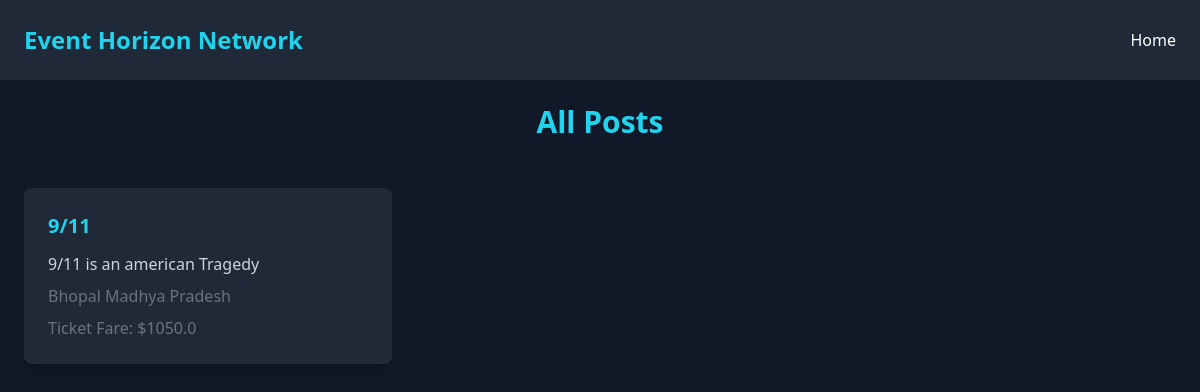
The page /posts on the database its author committed.
### a/models.py (models this page shows)
class Post(models.Model):
    title = models.CharField(max_length=300)
    description = models.TextField()
    location = models.TextField()
    Ticket_fare = models.IntegerField()
    author = models.ForeignKey(User,on_delete=models.CASCADE)
    created_at = models.DateTimeField(auto_now_add=True)
    event_date = models.DateTimeField(default=timezone.now())
    status = models.TextField(default="upcoming")

### a/views.py (the view)
# urls.py: path("posts",views.posts,name="posts"),
def posts(request):
    posts = Post.objects.all()
    margin = Ticket.platform_fees/100
    for post in posts:
        post.adjusted_ticket_fare = (post.Ticket_fare * margin) + post.Ticket_fare
    return render(request,"a/posts.html",{"posts":posts})

### a/templates/a/posts.html (shortened to what this page needs)
<!DOCTYPE html>
<html lang="en">
<head>
    <script src="https://cdn.tailwindcss.com"></script>
</head>
<body class="bg-gray-900 text-white">
    <nav class="flex justify-between items-center p-6 bg-gray-800 shadow-lg">
        <div class="text-2xl font-bold text-cyan-400">Event Horizon Network</div>
        <div class="flex space-x-6">
            <a href="/" class="text-white cursor-pointer hover:text-cyan-400 transition duration-300">Home</a>
        </div>
    </nav>
    <div class="min-h-screen bg-gray-900 text-white flex flex-col items-center justify-start p-6 space-y-6">
        <h2 class="text-3xl font-bold text-cyan-400 mb-6">All Posts</h2>
        <div class="w-full max-w-6xl grid grid-cols-1 sm:grid-cols-2 md:grid-cols-3 gap-6">
           {% for post in posts %}
           <a href="{% url 'elaborate' id=post.id %}">
            <div class="bg-gray-800 p-6 rounded-lg shadow-lg">
                <h3 class="text-xl font-semibold text-cyan-400 mb-3">{{post.title}}</h3>
                <p class="text-gray-300 mb-2">{{post.description}}</p>
                <p class="text-gray-500 mb-2">{{post.location}}</p>
                <p class="text-gray-500">Ticket Fare: ${{ post.adjusted_ticket_fare }}</p>
            </div>
           </a>
           {% endfor %}
        </div>
    </div>
</body>
</html>

### rows shown on the page
Post: title "9/11", description "9/11 is an american Tragedy", location "Bhopal Madhya Pradesh", adjusted_ticket_fare "1050.0"
